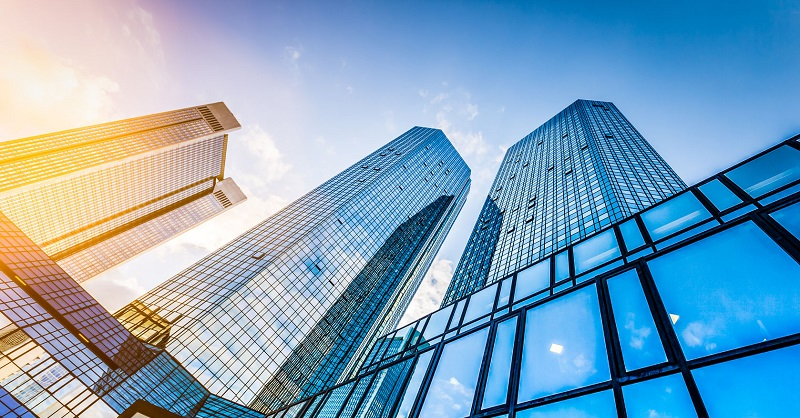
%> input picture images/input/01.jpg, 800 x 418 px; its folder holds only this picture in this run
$ octave test.m   (GNU Octave 9; MATLAB toolbox functions it lacks are replaced by stand-ins)
%> lines starting %> are read from the running program, lines starting %| are printed output that depends on the picture
addpath 'code/linecodes/davidlee/'
addpath 'code/linecodes/davidlee/Canny/'
addpath 'code/linecodes/davidlee/pkline/'
addpath 'code/linecodes/derekhoiem/'
myDir='images/';
myDir2='input/';
myDir3=strcat(myDir,myDir2);
myFiles=dir(fullfile(myDir3,'*.jpg'));
for ii=1:size(myFiles,1)
    name=strcat(myDir2,myFiles(ii).name(1:end-4));
%name='input/P1020871';
    im=imread(strcat(myDir,name,'.jpg'));
%> im is the input picture: size 418x800x3 uint8; mean R, G, B 125.2, 162.2, 187.9
    if strcmp(name,'input/01') || strcmp(name,'input/02')
        im=imresize(im,0.5);
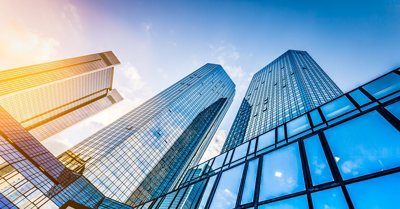
%> im: size 209x400x3 uint8; mean R, G, B 125.2, 162.3, 187.9
    end
    threshold=pi/90;
    im=rgb2gray(im);
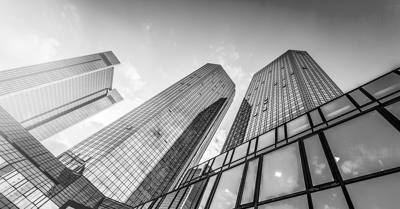
%> im: size 209x400 uint8; min 0, max 255, mean 154.1
    s=size(im);
%> s = [209 400]
%> (the run ends here)

$ run again, on images/input/02.jpg
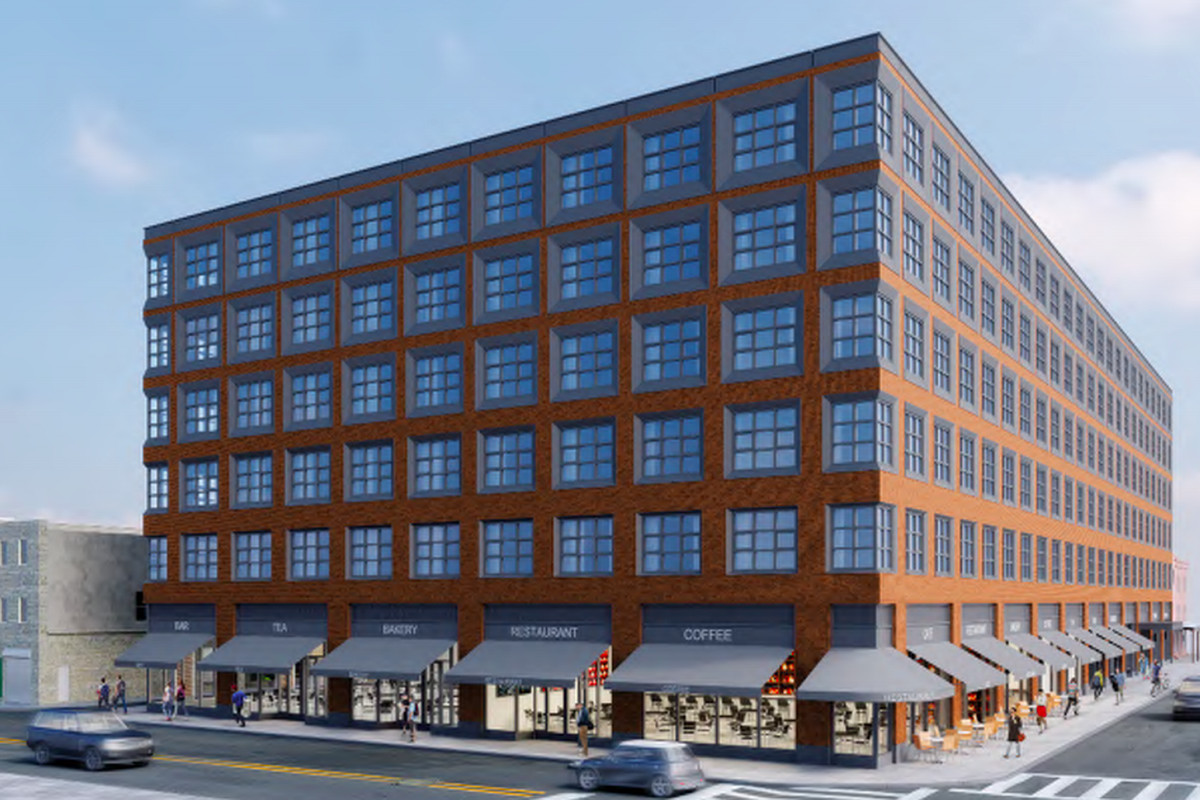
%> input picture images/input/02.jpg, 1200 x 800 px
%> im is the input picture: size 800x1200x3 uint8; mean R, G, B 120, 125, 138.6
%> `im=rgb2gray(im);`:
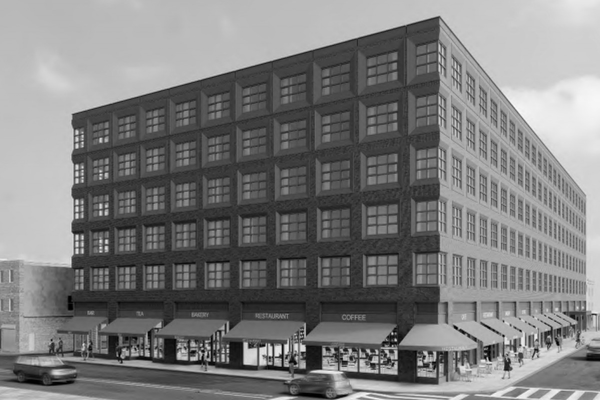
%> im: size 400x600 uint8; min 0, max 249, mean 125

$ run again, on images/input/1_001.jpg
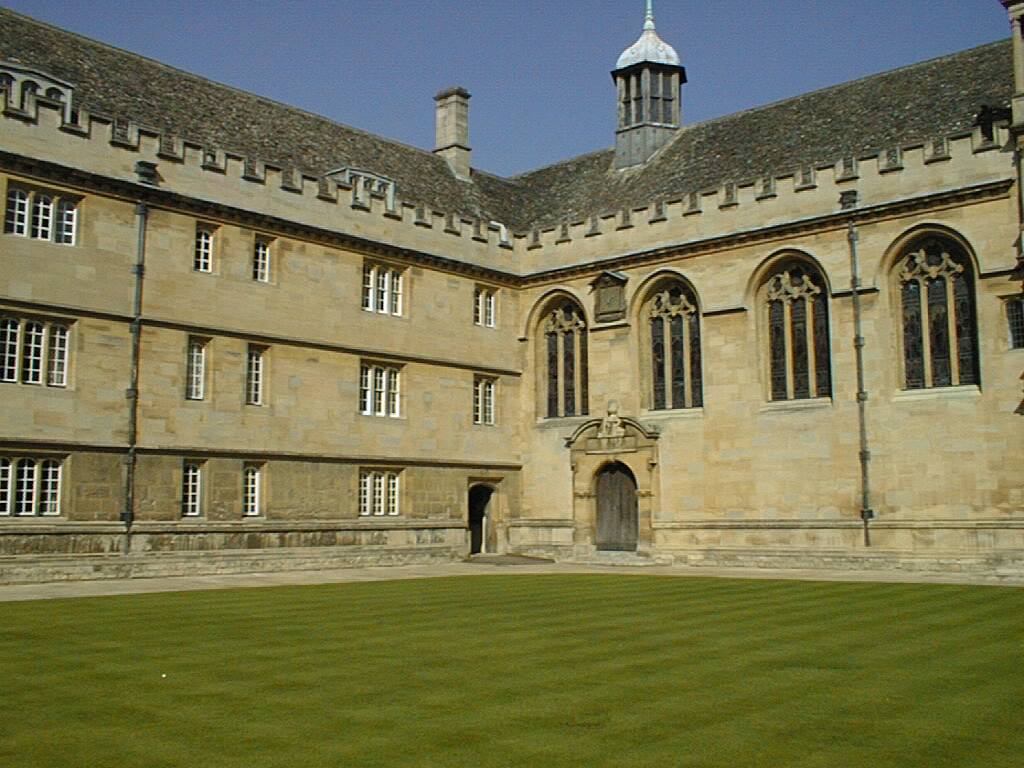
%> input picture images/input/1_001.jpg, 1024 x 768 px
%> im is the input picture: size 768x1024x3 uint8; mean R, G, B 117.6, 116.5, 83.1
%> `im=rgb2gray(im);`:
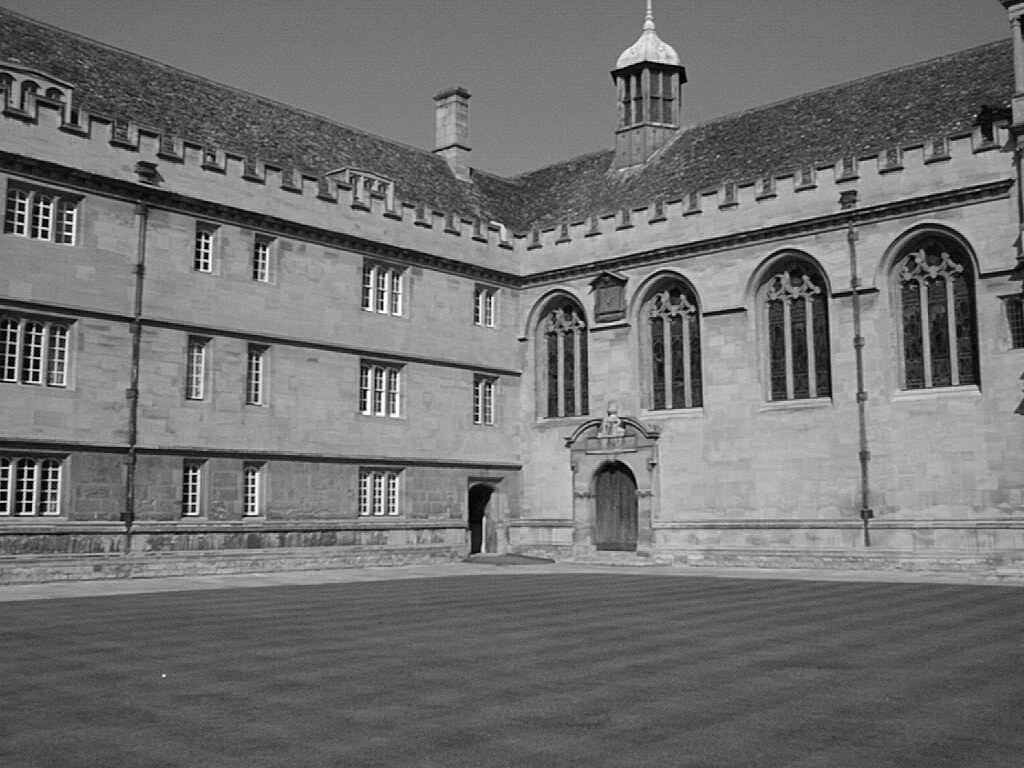
%> im: size 768x1024 uint8; min 0, max 255, mean 113
